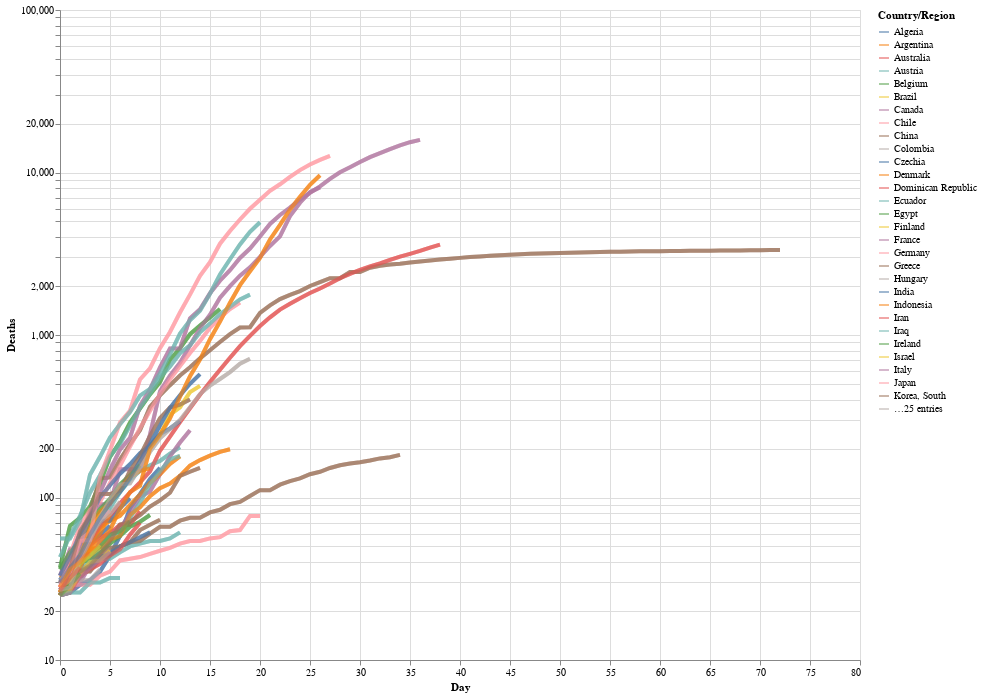

Notebook source saved alongside this figure:
### Markdown cell above
How amazing that we could add that useful hoverl tooltip with one line of code `tooltip=['Country/Region', 'Day','Deaths']`, particularly as it adds such information rich interaction to the chart.
One cool aspect of the NYTimes chart was that, when you hovered over a particular curve, it made it stand out against the other. We're going to do something similar here: in the resulting chart, when you click on a curve, the others turn grey.

**Note:** When first attempting to build this chart, I discovered [here](https://github.com/altair-viz/altair/issues/1552) that "ultiple conditional values in one encoding are not allowed by the Vega-Lite spec," which is what Altair uses! For this reason, we build the chart, then an overlay, and then combine them.

### Code cell
# Selection tool
selection = alt.selection_single(fields=['Country/Region'])
# Color change when clicked
color = alt.condition(selection,
                    alt.Color('Country/Region:N'),
                    alt.value('lightgray'))


# Base altair plot 
base = alt.Chart(deaths_long).mark_line(strokeWidth=4, opacity=0.7).encode(
    x=alt.X('Day'),
    y=alt.Y('Deaths', scale=alt.Scale(type='log')),
    color='Country/Region',
    tooltip=['Country/Region', 'Day','Deaths']
).properties(
    width=800,
    height=650
)

# Chart
chart = base.encode(
  color=alt.condition(selection, 'Country/Region:N', alt.value('lightgray'))
).add_selection(
  selection
)

# Overlay
overlay = base.encode(
    color='Country/Region',
  opacity=alt.value(0.5),
  tooltip=['Country/Region:N', 'Name:N']
).transform_filter(
  selection
)

# Sum em up!
chart + overlay

### Figure 1 — Vega-Lite specification as saved in the notebook (floating-point values rounded to 4 significant figures; data arrays with more than 128 entries replaced by an {"elided": "..."} marker saying what was removed)
{"config": {"view": {"continuousWidth": 400, "continuousHeight": 300}}, "layer": [{"mark": {"type": "line", "opacity": 0.7, "strokeWidth": 4}, "encoding": {"color": {"condition": {"type": "nominal", "field": "Country/Region", "selection": "selector001"}, "value": "lightgray"}, "tooltip": [{"type": "nominal", "field": "Country/Region"}, {"type": "quantitative", "field": "Day"}, {"type": "quantitative", "field": "Deaths"}], "x": {"type": "quantitative", "field": "Day"}, "y": {"type": "quantitative", "field": "Deaths", "scale": {"type": "log"}}}, "height": 650, "selection": {"selector001": {"type": "single", "fields": ["Country/Region"]}}, "width": 800}, {"mark": {"type": "line", "opacity": 0.7, "strokeWidth": 4}, "encoding": {"color": {"type": "nominal", "field": "Country/Region"}, "opacity": {"value": 0.5}, "tooltip": [{"type": "nominal", "field": "Country/Region"}, {"type": "nominal", "field": "Name"}], "x": {"type": "quantitative", "field": "Day"}, "y": {"type": "quantitative", "field": "Deaths", "scale": {"type": "log"}}}, "height": 650, "transform": [{"filter": {"selection": "selector001"}}], "width": 800}], "data": {"name": "data-47eeaede9c37ff87f25d88e7064a9b04"}, "$schema": "https://vega.github.io/schema/vega-lite/v4.8.1.json", "datasets": {"data-47eeaede9c37ff87f25d88e7064a9b04": {"elided": "4050 records"}}}
